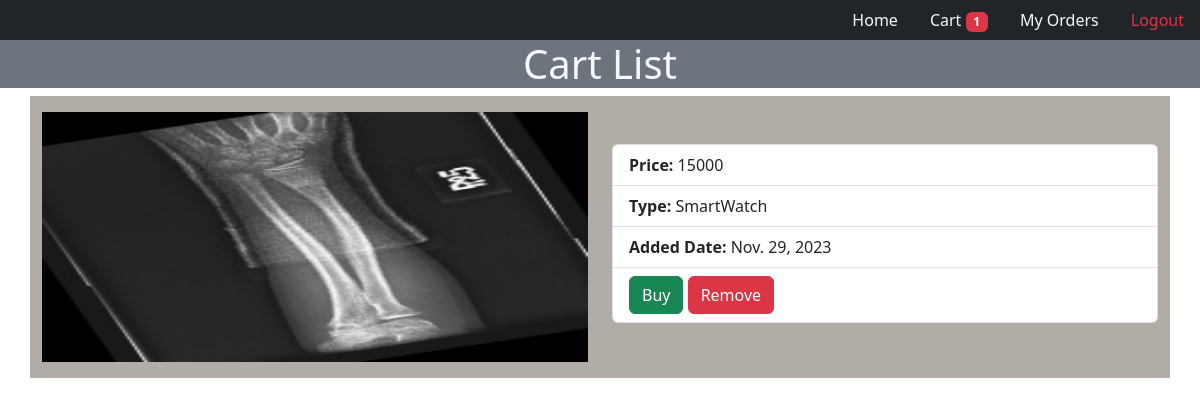
/customer/cartlist (signed in), run on the app's committed database.
### account/models.py (models this page shows, shortened)
class Cart(models.Model):
    product=models.ForeignKey(Product,on_delete=models.CASCADE)
    user=models.ForeignKey(User,on_delete=models.CASCADE)
    date=models.DateField(auto_now_add=True)
    status=models.CharField(default='cart',max_length=100)

class Product(models.Model):
    name=models.CharField(max_length=100)
    price=models.IntegerField()
    description=models.CharField(max_length=300)
    options=(
        ('MobilePhone','MobilePhone'),
        ('Tablet','Tablet'),
        ('SmartWatch','SmartWatch'),
        ('Laptop','Laptop')
    )
    type=models.CharField(max_length=100,choices=options,default='MobilePhone')
    image=models.ImageField(upload_to="product_images")

### customer/views.py (the view)
# urls.py: path('cartlist',CartListView.as_view(),name='cartlist'),
@method_decorator(dec,name='dispatch')
class CartListView(ListView):
    template_name="cart.html"
    queryset=Cart.objects.all()
    context_object_name="cart"
    def get_queryset(self):
        return Cart.objects.filter(user=self.request.user,status='cart')

### customer/context_processor.py (called while the page is built)
def count_cart(request):
    if request.user.is_authenticated:
        cnt=Cart.objects.filter(user=request.user,status='cart').count()
        return {'count':cnt}
    else:
        return {'count':0}

### customer/views.py (called while the page is built)
def signin_required(fn):
    def inner(request,*args,**kwargs):
        if request.user.is_authenticated:
            return fn(request,*args,**kwargs)
        else:
            messages.error(request,"Login Required!!")
            return redirect('log')
    return inner

### customer/templates/cart.html (shortened to what this page needs)
{% extends 'navbar.html' %}
{% block nav %}
<h1 class="bg-secondary text-light text-center">Cart List</h1>
<div class="container jumbotron">
    {% for i in cart %}
        <div class="row mb-5" style="background-color: rgb(177, 172, 165);">
            <div class="col my-3">
                 <img src="{{i.product.image.url}}" width="100%" height="250px" alt="img">
            </div>
            <div class="col my-5">
                <ul class="list-group">
                    <li class="list-group-item"> <span class="fw-bold">Price:</span> {{i.product.price}}</li>
                    <li class="list-group-item"> <span class="fw-bold">Type:</span> {{i.product.type}}</li>
                    <li class="list-group-item"> <span class="fw-bold">Added Date:</span> {{i.date}}</li>
                    <li class="list-group-item"> <span class="fw-bold">
                        <a href="{% url 'cout' i.id %}" class="btn btn-success">Buy</a>
                        <a href="{% url 'rcart' i.id %}" onclick="return confirm('Are you SSure?')" class="btn btn-danger">Remove</a>
                    </li>
                </ul>
            </div>
        </div>
    {%endfor%}
</div>
{% endblock nav %}

### data on the page
Cart: product.image (picture), product.price "15000", product.type "SmartWatch", date "Nov. 29, 2023"

### other printed values
{{ count }} "1"
